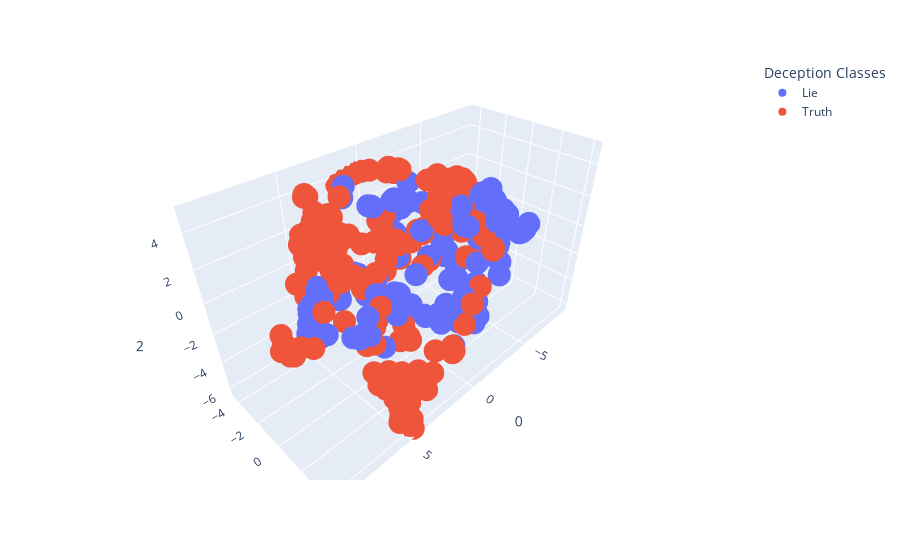

The notebook cell this image was saved under:
### Code cell
print("tmp_MFCC_lie_feature.shape:", tmp_MFCC_lie_feature.shape)
print("tmp_MFCC_truth_feature.shape:", tmp_MFCC_truth_feature.shape)

tsne_dim_reduction(features=np.swapaxes(np.array(np.concatenate((tmp_MFCC_lie_feature,tmp_MFCC_truth_feature), axis=1)), 0, 1),
                   class_list_per_feature=np.array([["Lie"]*168 + ["Truth"]*168]).squeeze(),
                   class_title="Deception Classes",
                   verbose=True)

### Figure 1 — Plotly figure (JSON) as saved in the notebook; plotly's stock layout.template omitted (floating-point values rounded to 4 significant figures; data arrays with more than 128 entries replaced by an {"elided": "..."} marker saying what was removed)
{"data": [{"hovertemplate": "Deception Classes=Lie<br>0=%{x}<br>1=%{y}<br>2=%{z}<extra></extra>", "legendgroup": "Lie", "marker": {"color": "#636efa", "size": 8, "symbol": "circle"}, "mode": "markers", "name": "Lie", "scene": "scene", "showlegend": true, "type": "scatter3d", "x": {"elided": "168 float values"}, "y": {"elided": "168 float values"}, "z": {"elided": "168 float values"}}, {"hovertemplate": "Deception Classes=Truth<br>0=%{x}<br>1=%{y}<br>2=%{z}<extra></extra>", "legendgroup": "Truth", "marker": {"color": "#EF553B", "size": 8, "symbol": "circle"}, "mode": "markers", "name": "Truth", "scene": "scene", "showlegend": true, "type": "scatter3d", "x": {"elided": "168 float values"}, "y": {"elided": "168 float values"}, "z": {"elided": "168 float values"}}], "layout": {"legend": {"title": {"text": "Deception Classes"}, "tracegroupgap": 0}, "margin": {"t": 60}, "scene": {"domain": {"x": [0, 1], "y": [0, 1]}, "xaxis": {"title": {"text": "0"}}, "yaxis": {"title": {"text": "1"}}, "zaxis": {"title": {"text": "2"}}}}}
